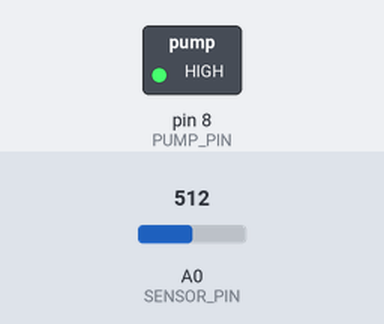
A sketch run on a simulated Arduino Uno, built with avr-gcc and run on an emulated ATmega328P. Parts: switched loads named in the sketch (green lamp = pin HIGH). The test bench sets the inputs (shaded band); at power-on: A0 (SENSOR_PIN) = 512. Pins used as bus, display or sensor lines are not drawn; what the sketch prints to the serial monitor is not drawn.

Above: at 10.8 s.
10.9 s: A0 (SENSOR_PIN) set to 105
21.2 s: A0 (SENSOR_PIN) set to 94
At 31.2 s:
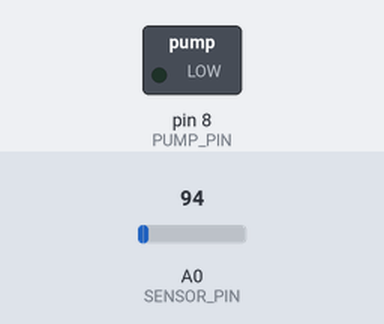
33.5 s: A0 (SENSOR_PIN) set to 122
At 34.1 s:
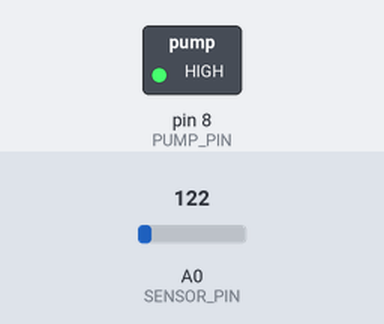
43.5 s: A0 (SENSOR_PIN) set to 0
At 52.4 s:
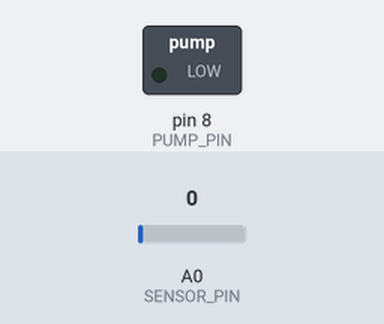
Timing chart, 0 to 55.6 s (numbered marks = the images above; inputs shaded):
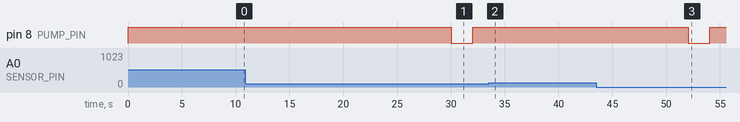

The sketch:

sketch_jan22a.ino
```cpp
const int SENSOR_PIN = A0;  // Analog Pin 0 zu DO
const int SENSOR_POWER_PIN = 13; // Pin, damit der Sensor nicht so schnell rostet
const int PUMP_PIN = 8; // Pin fürs relais für die pumpe

int feuchtigkeitsGrenze = 100;


void setup() {
  Serial.begin(9600);

  pinMode(PUMP_PIN, OUTPUT);
  pinMode(SENSOR_POWER_PIN, OUTPUT);

  digitalWrite(PUMP_PIN, HIGH);
  digitalWrite(SENSOR_POWER_PIN, LOW);
}

void loop() {

  digitalWrite(SENSOR_POWER_PIN, HIGH);
  delay(10); // Kurz warten zum messen

  int messwert = analogRead(SENSOR_PIN);

  digitalWrite(SENSOR_POWER_PIN, LOW);

  Serial.print("Analoger Wert: ");
  Serial.print(messwert);

  // Interpretation des Signals
  if (messwert < feuchtigkeitsGrenze) {
    Serial.println(" -> trocken, Relais an!\n");
    Serial.println(" Pumpe an.\n");
    digitalWrite(PUMP_PIN, LOW);
    delay(2000); // Giesszeit hier einstellbar
    Serial.println(" Fertig gegossen.\n");
    digitalWrite(PUMP_PIN, HIGH);
  }

  delay(10000); // zum Testen 10 Sekunden
  //delay(600000) // 10 Minuten bei echter Anwendung
}
```

Measured:
- the behaviour switches between 100 and 99 on A0 (SENSOR_PIN) (found by bisection; images 0 and 1)
- after the input at 10.9 s, every drawn part: stays the same
- after the input at 21.2 s, pin 8 (PUMP_PIN): HIGH → LOW after 8.8 s, → HIGH 2.0 s later
- after the input at 33.5 s, pin 8 (PUMP_PIN): stays HIGH (without the input it goes to LOW after 8.6 s)
- after the input at 43.5 s, pin 8 (PUMP_PIN): HIGH → LOW after 8.6 s, → HIGH 2.0 s later
